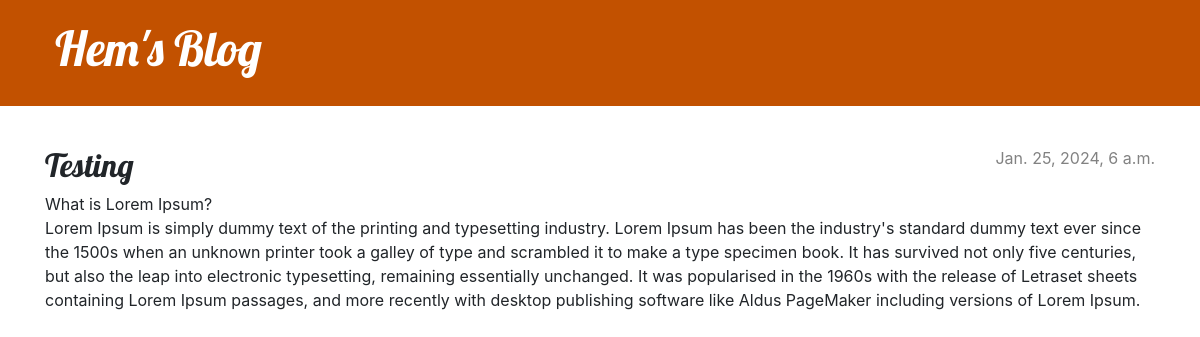
Before: /post/1/ with the older database file.
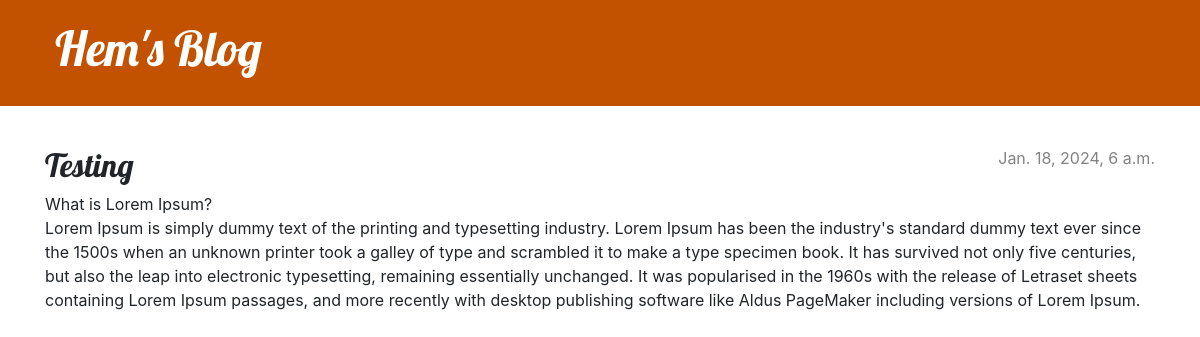
After: the same page with the newer database file.
### blog/models.py (models this page shows, shortened)
class Post(models.Model):
    author = models.ForeignKey(settings.AUTH_USER_MODEL, on_delete=models.CASCADE)
    title = models.CharField(max_length=200)
    text = models.TextField()
    created_date = models.DateTimeField(default=timezone.now)
    published_date = models.DateTimeField(blank=True, null=True)

### blog/views.py (the view)
# urls.py: path('post/<int:pk>/', views.post_detail, name="post_detail"),
def post_detail(request, pk):
    post = get_object_or_404(Post, pk=pk)
    return render(request, 'blog/post_details.html', {'post':post})

### blog/templates/blog/post_details.html (shortened to what this page needs)
{% extends 'blog/base.html' %}
{% block content %}
    <article class="post">
        {% if post.published_date %}
            <div class="date">
                {{ post.published_date }}
            </div>
        {% else %}
            <a class="btn btn-default" href="{% url 'post_publish' pk=post.pk %}">Publish</a>
        {% endif %}
        <h2>{{ post.title }}</h2>
        <p>{{ post.text|linebreaksbr }}</p>
    </article>
{% endblock %}

Changed rows visible on the page:
changed Post "Testing": published_date "Jan. 25, 2024, 6 a.m." → "Jan. 18, 2024, 6 a.m."
